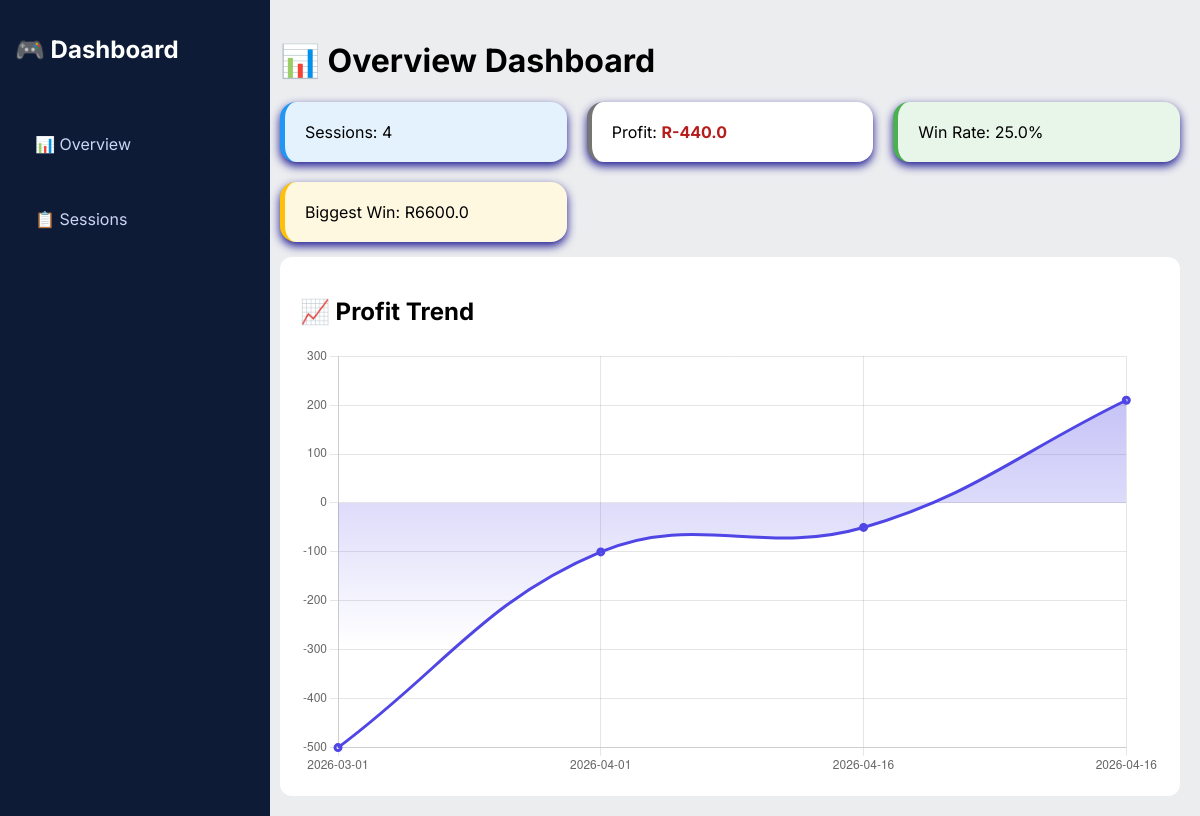
Before: /overview with the older database file.
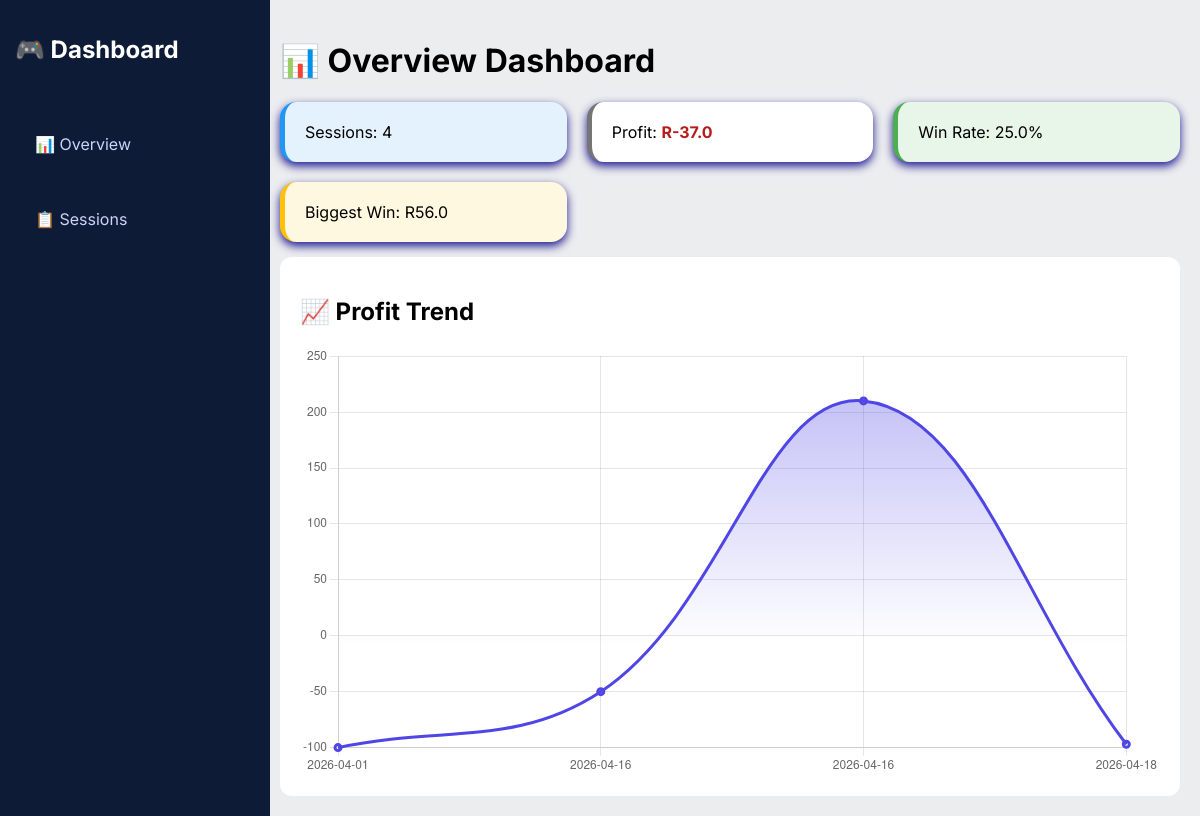
After: the same page with the newer database file.
### dashboard/models.py (models this page shows, shortened)
class GamingSession(models.Model):
    user = models.ForeignKey(User, on_delete=models.CASCADE)
    date = models.DateField()
    game_name = models.CharField(max_length=100)
    time_played = models.CharField(max_length=20)
    start_balance = models.FloatField()
    end_balance = models.FloatField()
    profit = models.FloatField(blank= True, null= True)
    spins = models.IntegerField()
    bet = models.FloatField()
    best_win = models.FloatField()
    bonus_buy = models.BooleanField(default=False)
    spin_mode = models.CharField(max_length=50)
    video_name = models.CharField(max_length=100, blank=True)
    created_at = models.DateTimeField(auto_now_add=True)

### dashboard/views.py (the view)
# urls.py: path('overview', views.overview,name='overview'),
def overview(request):
    sessions = GamingSession.objects.all()
    total_sessions = sessions.count()
    total_profit = sum(s.profit or 0 for s in sessions)
    biggest_win = max([s.best_win for s in sessions], default=0)
    wins = sum(1 for s in sessions if (s.profit or 0) > 0)
    win_rate = (wins / total_sessions * 100) if total_sessions > 0 else 0
    dates = [s.date.strftime("%Y-%m-%d") for s in sessions]
    profits = [s.profit or 0 for s in sessions]
    return render(request, 'dashboard/overview.html', {
        'total_sessions': total_sessions,
        'total_profit': total_profit,
        'biggest_win': biggest_win,
        'win_rate': round(win_rate, 2),
        'dates': dates,
        'profits': profits,
    })

### dashboard/templates/dashboard/overview.html (shortened to what this page needs)
<!DOCTYPE html>
<html lang="en">
<head>
</head>
<body>
<div class="sidebar">
    <h2>🎮 Dashboard</h2>
    <a href="{% url 'overview' %}" class="{% if request.path == '/' %}active{% endif %}">
        📊 Overview
    </a>
    <a href="{% url 'dashboard' %}" class="{% if request.path == '/sessions/' %}active{% endif %}">
        📋 Sessions
    </a>
</div>
<div class="main">
    <h1>📊 Overview Dashboard</h1>
    <div class="cards">
        <div class="card">Sessions: {{ total_sessions }}</div>
        <div class="card">
            Profit:
            <span class="{% if total_profit > 0 %}green{% else %}red{% endif %}">
                R{{ total_profit }}
            </span>
        </div>
        <div class="card">Win Rate: {{ win_rate }}%</div>
        <div class="card">Biggest Win: R{{ biggest_win }}</div>
    </div>
    <div class = "container">
        <div class="chart-box">
            <h2>📈 Profit Trend</h2>
            <canvas id="chart"></canvas>
        </div>
    </div>
</div>
<script>
const ctx = document.getElementById('chart').getContext('2d');
const gradient = ctx.createLinearGradient(0, 0, 0, 300);
gradient.addColorStop(0, "rgba(79, 70, 229, 0.4)");
gradient.addColorStop(1, "rgba(79, 70, 229, 0)");
new Chart(ctx, {
    type: 'line',
    data: {
        labels: {{ dates|safe }},
        datasets: [{
            label: 'Profit',
            data: {{ profits|safe }},
            borderColor: "#4f46e5",
            backgroundColor: gradient,
            borderWidth: 3,
            tension: 0.4,
            fill: true
        }]
    },
    options: {
        plugins: {
            legend: { display: false }
        }
    }
});
</script>
</body>
</html>

Changed rows visible on the page:
removed GamingSession: best_win "6600.0"
now on this page (row unchanged): GamingSession: best_win "56.0"
Other visible differences:
{{ total_profit }}: "-440.0" → "-37.0"
chart data {{ dates|safe }}: ['2026-03-01', '2026-04-01', '2026-04-16', '2026-04-16'] → ['2026-04-01', '2026-04-16', '2026-04-16', '2026-04-18']
chart data {{ profits|safe }}: [-500.0, -100.0, -50.0, 210.0] → [-100.0, -50.0, 210.0, -97.0]
